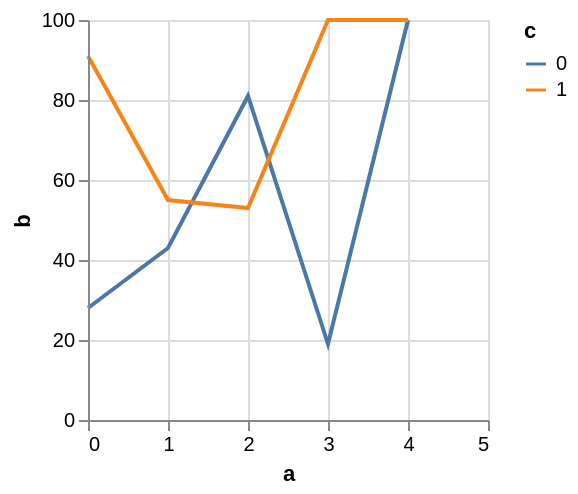

Express this chart as Vega-Lite.
### Vega specification from a JSON file in a GitHub repository (floating-point values rounded to 4 significant figures)
{"$schema": "https://vega.github.io/schema/vega/v5.json", "autosize": "pad", "padding": 5, "width": 200, "height": 200, "style": "cell", "data": [{"name": "source_0", "values": [{"a": 0, "b": 28, "c": 0}, {"a": 0, "b": 91, "c": 1}, {"a": 1, "b": 43, "c": 0}, {"a": 1, "b": 55, "c": 1}, {"a": 2, "b": 81, "c": 0}, {"a": 2, "b": 53, "c": 1}, {"a": 3, "b": 19, "c": 0}]}, {"name": "data_0", "source": "source_0", "transform": [{"type": "impute", "field": "b", "key": "a", "keyvals": [4], "method": "value", "groupby": ["c"], "value": null}, {"type": "formula", "expr": "datum.b === null ? 100 : datum.b", "as": "b"}]}], "marks": [{"name": "pathgroup", "type": "group", "from": {"facet": {"name": "faceted_path_main", "data": "data_0", "groupby": ["c"]}}, "encode": {"update": {"width": {"field": {"group": "width"}}, "height": {"field": {"group": "height"}}}}, "marks": [{"name": "marks", "type": "line", "style": ["line"], "sort": {"field": "datum[\"a\"]", "order": "descending"}, "from": {"data": "faceted_path_main"}, "encode": {"update": {"stroke": {"scale": "color", "field": "c"}, "tooltip": {"signal": "{\"a\": format(datum[\"a\"], \"\"), \"b\": format(datum[\"b\"], \"\"), \"c\": ''+datum[\"c\"]}"}, "x": {"scale": "x", "field": "a"}, "y": {"scale": "y", "field": "b"}, "defined": {"signal": "datum[\"a\"] !== null && !isNaN(datum[\"a\"]) && datum[\"b\"] !== null && !isNaN(datum[\"b\"])"}}}}]}], "scales": [{"name": "x", "type": "linear", "domain": {"data": "data_0", "field": "a"}, "range": [0, {"signal": "width"}], "nice": 1, "zero": false}, {"name": "y", "type": "linear", "domain": {"data": "data_0", "field": "b"}, "range": [{"signal": "height"}, 0], "nice": true, "zero": true}, {"name": "color", "type": "ordinal", "domain": {"data": "data_0", "field": "c", "sort": true}, "range": "category"}], "axes": [{"scale": "x", "orient": "bottom", "grid": false, "title": "a", "labelFlush": true, "labelOverlap": true, "tickCount": {"signal": "ceil(width/40)"}, "zindex": 1}, {"scale": "x", "orient": "bottom", "gridScale": "y", "grid": true, "tickCount": {"signal": "ceil(width/40)"}, "domain": false, "labels": false, "maxExtent": 0, "minExtent": 0, "ticks": false, "zindex": 0}, {"scale": "y", "orient": "left", "grid": false, "title": "b", "labelOverlap": true, "tickCount": {"signal": "ceil(height/40)"}, "zindex": 1}, {"scale": "y", "orient": "left", "gridScale": "x", "grid": true, "tickCount": {"signal": "ceil(height/40)"}, "domain": false, "labels": false, "maxExtent": 0, "minExtent": 0, "ticks": false, "zindex": 0}], "legends": [{"stroke": "color", "gradientLength": {"signal": "clamp(height, 64, 200)"}, "symbolType": "stroke", "title": "c"}]}
